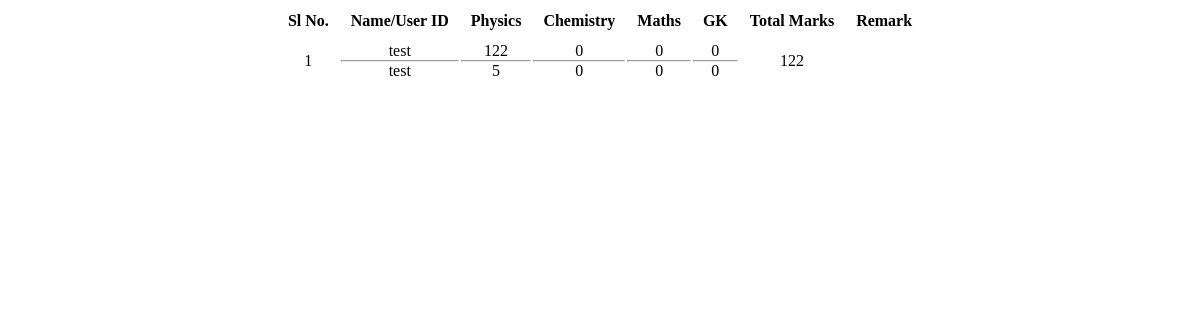
The page /admin-panel/php/student-result.php on the database as committed earlier.
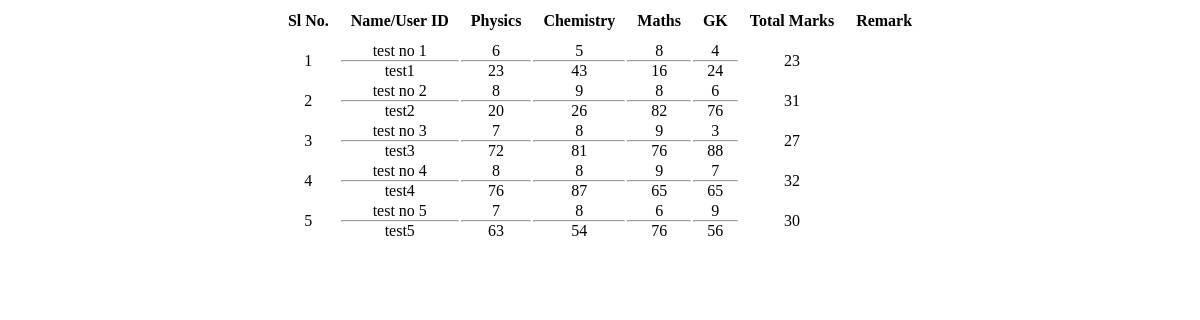
The same page on the database as committed later.
### tables this page shows
CREATE TABLE IF NOT EXISTS `student_list` (
  `sl_no` int(11) NOT NULL AUTO_INCREMENT,
  `name` varchar(30) NOT NULL,
  `user_id` varchar(20) NOT NULL,
  `password` varchar(20) NOT NULL,
  `time_physics` int(11) DEFAULT NULL,
  `time_chemistry` int(11) DEFAULT NULL,
  `time_maths` int(11) DEFAULT NULL,
  `time_gk` int(11) DEFAULT NULL,
  `physics_marks` int(11) DEFAULT NULL,
  `chemistry_marks` int(11) DEFAULT NULL,
  `maths_marks` int(11) DEFAULT NULL,
  `gk_marks` int(11) DEFAULT NULL,
  `exam_status` int(11) NOT NULL,
  PRIMARY KEY (`sl_no`)
);

### admin-panel/php/student-result.php (the view, shortened to what this page needs)
<!DOCTYPE html>
<html lang="en">
<head>
    <link rel="stylesheet" href="../style.css">
</head>
<body>
    <?php
        $var_sql = "SELECT * FROM student_list";
        $res = mysql_query($var_sql);
    ?>
    <div class="result-container">
        <div class="result-body-container">
            <table class="result-list">
                <tr>
                    <th>Sl No.</th>
                    <th>Name/User ID</th>
                    <th>Physics</th>
                    <th>Chemistry</th>
                    <th>Maths</th>
                    <th>GK</th>
                    <th>Total Marks</th>
                    <th>Remark</th>
                </tr>
        <?php
            $i = 1;
            while($row = mysql_fetch_array($res)) {
                echo "<tr>";
                    echo "<td>".$i."</td>";
                    echo "<td>";
                        echo $row[1]."<hr>".$row[2];
                    echo "</td>";
                    echo "<td>";
                        echo $row[8]."<hr>".$row[4];
                    echo "</td>";
                    echo "<td>";
                        echo $row[9]."<hr>".$row[5];
                    echo "</td>";
                    echo "<td>";
                        echo $row[10]."<hr>".$row[6];
                    echo "</td>";
                    echo "<td>";
                        echo $row[11]."<hr>".$row[7];
                    echo "</td>";
                    echo "<td>";
                        echo ($row[8]+$row[9]+$row[10]+$row[11]);
                    echo "</td>";
                    echo "<td>";
                    echo "</td>";
                echo "</tr>";
                $i++;
            }
        ?>
            </table>
        </div>
    </div>
</body>
</html>

### admin-panel/style.css (style rules this page uses)
* { padding: 0; margin: 0; }
html { scroll-behavior: smooth; }
.result-container { width: 100vw; }
.result-body-container { width: 100%; text-align: center; display: flex; justify-content: space-evenly; }
table tr th { padding: 10px; }

Rows that differ between the two databases and show on the page:
changed student_list: name "test" → "test no 1"; user "test" → "test1"; physics_marks "122" → "6"; time_physics "5" → "23"; chemistry_marks "0" → "5"; time_chemistry "0" → "43"; maths_marks "0" → "8"; time_maths "0" → "16"; gk_marks "0" → "4"; time_gk "0" → "24"; $row[8]+$row[9]+$row[10]+$row[11] "122" → "23"
added student_list: name "test no 2", user "test2", physics_marks "8", time_physics "20", chemistry_marks "9", time_chemistry "26", maths_marks "8", time_maths "82", gk_marks "6", time_gk "76", $row[8]+$row[9]+$row[10]+$row[11] "31"
added student_list: name "test no 3", user "test3", physics_marks "7", time_physics "72", chemistry_marks "8", time_chemistry "81", maths_marks "9", time_maths "76", gk_marks "3", time_gk "88", $row[8]+$row[9]+$row[10]+$row[11] "27"
added student_list: name "test no 4", user "test4", physics_marks "8", time_physics "76", chemistry_marks "8", time_chemistry "87", maths_marks "9", time_maths "65", gk_marks "7", time_gk "65", $row[8]+$row[9]+$row[10]+$row[11] "32"
added student_list: name "test no 5", user "test5", physics_marks "7", time_physics "63", chemistry_marks "8", time_chemistry "54", maths_marks "6", time_maths "76", gk_marks "9", time_gk "56", $row[8]+$row[9]+$row[10]+$row[11] "30"
